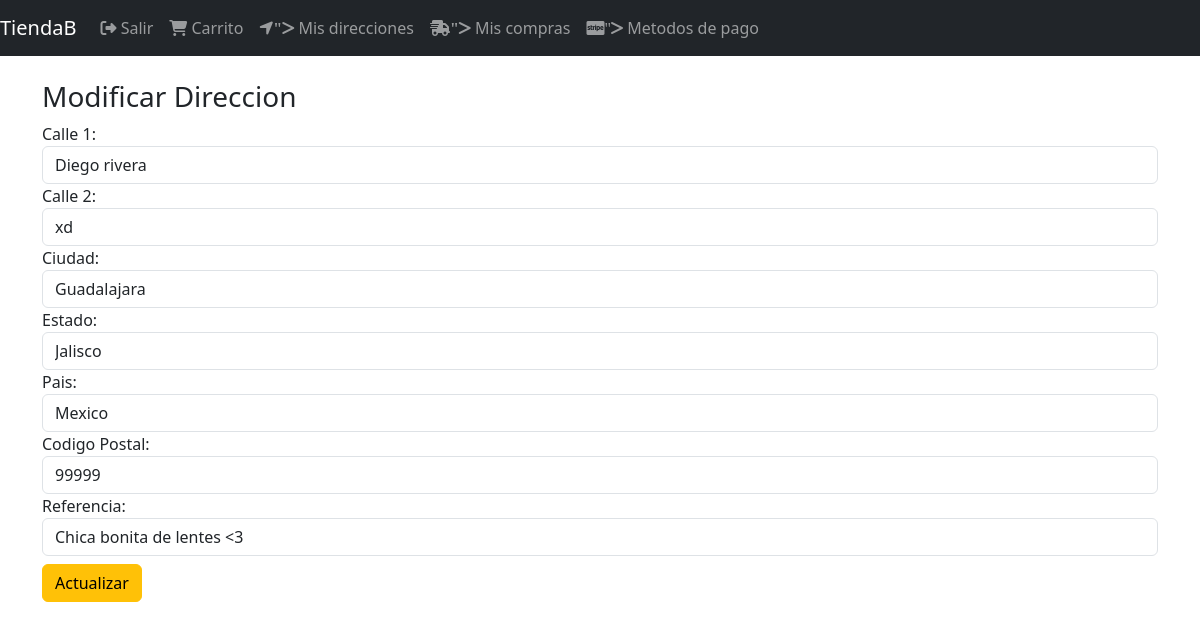
Screenshot of /direcciones/editar/6 (signed in) with the database file from the repository.
### DirEnvio/models.py (models this page shows, shortened)
class DireccionEnvio(models.Model):
    user = models.ForeignKey(
        User, null=False, blank=False, on_delete=models.CASCADE)
    line1 = models.CharField(max_length=300)
    line2 = models.CharField(max_length=300, blank=True)
    city = models.CharField(max_length=100)
    state = models.CharField(max_length=100)
    country = models.CharField(max_length=50)
    reference = models.CharField(max_length=300)
    postal_code = models.CharField(max_length=10, null=False, blank=False)
    default = models.BooleanField(default=False)
    created_at = models.DateTimeField(auto_now_add=True)

### DirEnvio/views.py (the view, shortened to what this page needs)
# urls.py: path('editar/<int:pk>', views.UpdateDireccion.as_view(), name='update'),
class UpdateDireccion(LoginRequiredMixin, SuccessMessageMixin, UpdateView):
    login_url = 'login'
    model = DireccionEnvio
    form_class = DireccionesEnviosForm
    template_name = 'direccion_envios/actualizar.html'
    success_message = 'Direccion actualizada con exito'

### DirEnvio/templates/direccion_envios/actualizar.html
{% extends 'base.html' %}
{% block content %}
<div class="col">
    <div class="h3">Modificar Direccion</div>
    <div class="">{% include "direccion_envios/snippets/form.html" with messages='Actualizar' %}</div>
</div>
{% endblock %}

### DirEnvio/templates/direccion_envios/snippets/form.html (shortened to what this page needs)
<div class="mt-2">
    <form action="" method="post">
        {% for field in form %}
        <div class="form-group">
            {{field.label_tag}}
            {{field}}
        </div>
        {% endfor %}
        <button class="btn btn-warning mt-2" type="submit">{{messages}}</button>
    </form>
</div>

### rows the page displays
DireccionEnvio: form "Diego rivera" "xd" "Guadalajara" "Jalisco" "Mexico" "99999" "Chica bonita de lentes <3"

### other values shown
{{ field.label_tag }} "Calle 1:" "Calle 2:" "Ciudad:" "Estado:" "Pais:" "Codigo Postal:" "Referencia:"
{{ messages }} "Actualizar"
